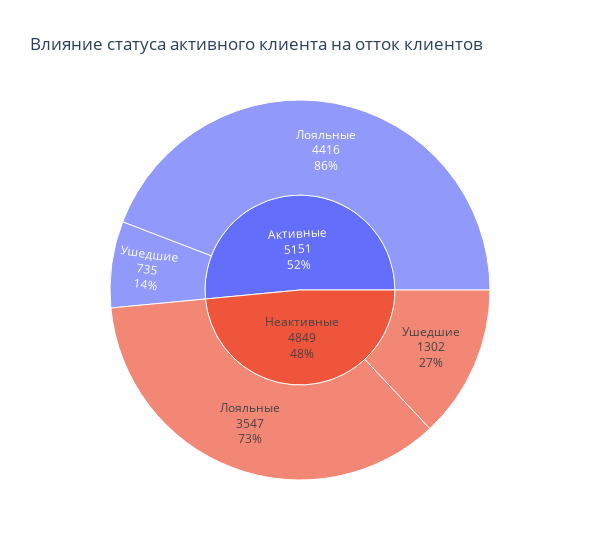

This figure's notebook cell:
### Markdown cell above
9.8. Как влияет наличие статуса активного клиента на отток клиентов? Постройте диаграмму, иллюстрирующую это. Что бы вы предложили банку, чтобы уменьшить отток клиентов среди неактивных?

### Code cell
fig8 = px.sunburst(
    churn_data, 
    path =[churn_data['IsActiveMember'].map({1:'Активные', 0:'Неактивные'}),
           churn_data['Exited'].map({0:'Лояльные', 1:'Ушедшие'})],
    title = 'Влияние статуса активного клиента на отток клиентов',
    width = 600
    )
fig8.update_traces(textinfo = "label + value + percent parent")


fig8.show()

### Figure 1 — Plotly figure (JSON) as saved in the notebook; plotly's stock layout.template omitted (floating-point values rounded to 4 significant figures)
{"data": [{"branchvalues": "total", "domain": {"x": [0, 1], "y": [0, 1]}, "hovertemplate": "labels=%{label}<br>count=%{value}<br>parent=%{parent}<br>id=%{id}<extra></extra>", "ids": ["Активные/Лояльные", "Неактивные/Лояльные", "Активные/Ушедшие", "Неактивные/Ушедшие", "Активные", "Неактивные"], "labels": ["Лояльные", "Лояльные", "Ушедшие", "Ушедшие", "Активные", "Неактивные"], "name": "", "parents": ["Активные", "Неактивные", "Активные", "Неактивные", "", ""], "textinfo": "label+value+percent parent", "type": "sunburst", "values": [4416, 3547, 735, 1302, 5151, 4849]}], "layout": {"legend": {"tracegroupgap": 0}, "title": {"text": "Влияние статуса активного клиента на отток клиентов"}, "width": 600}}
